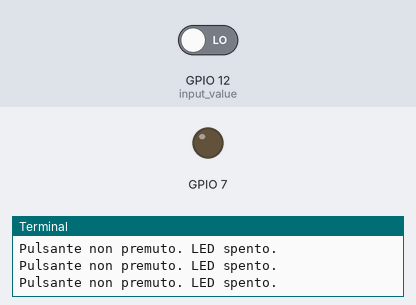
This program was run on a simulated Raspberry Pi (BCM pin numbers). Shown: output pins drawn as LEDs (lit = HIGH), the last lines printed to the terminal. The inputs (shaded band) are chosen by the test bench; at power-on: GPIO 12 (input_value) LOW.

Above: at 1.2 s.
1.3 s: GPIO 12 (input_value) driven HIGH
At 2.4 s:
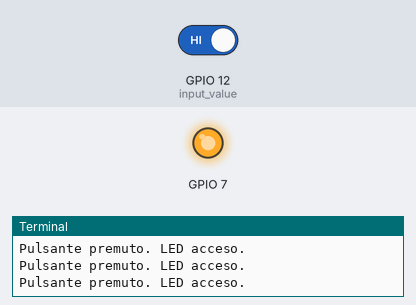
2.9 s: GPIO 12 (input_value) driven LOW
At 3.7 s:
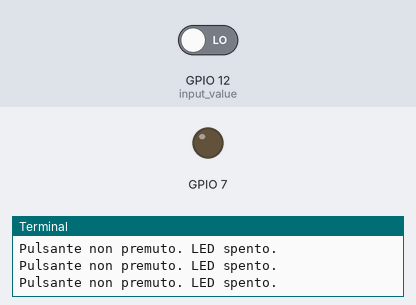
Timing chart, 0 to 5.9 s (numbered marks = the images above; inputs shaded):
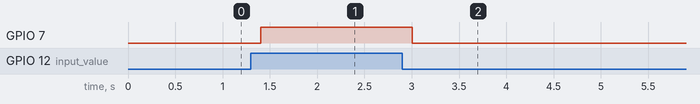

The program:

python_led_button.py
```python
# Python Button LED On/Off. Pier Calderan 2015
# Premere il pulsante per accendere/spegnere un LED
# -*- coding: utf-8 -*-
import RPi.GPIO as GPIO
import time

GPIO.setmode(GPIO.BCM)
GPIO.setup(7, GPIO.OUT)
GPIO.setup(12, GPIO.IN)
GPIO.output(7, False)


while True:
        input_value=GPIO.input(12)
        if input_value == False:
            GPIO.output(7, False)
            print ('Pulsante non premuto. LED spento.')
            time.sleep(0.2)
        elif input_value == True:
            GPIO.output(7, True)
            print ('Pulsante premuto. LED acceso.')
            time.sleep(0.2)
```

Measured:
- after the input at 1.3 s, GPIO 7: LOW → HIGH after 0.10 s
- after the input at 2.9 s, GPIO 7: HIGH → LOW after 0.11 s
